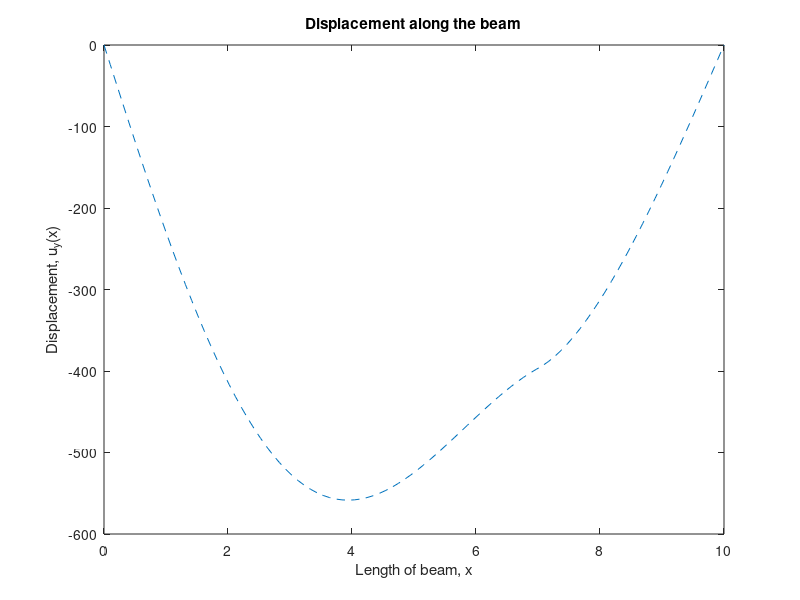

Source code (MATLAB):
%% Applied Computational Methods (MET 4076) Summer 2018:
% Lab Assignment 1, Problem 4 (Sayali Kedari)

%% Problem Description: Calculate displacement along the beam

function lab1_prob4SRK(x)
% Inputs:
% x = length of beam

if nargin < 1
    x = 10;
end
xx = linspace(0,x);
n=length(xx);
for i=1:n
    uy(i) = -5/6.*(sing(xx(i),0,4)-sing(xx(i),5,4));
    uy(i) = uy(i) + 15/6.*sing(xx(i),8,3) + 75*sing(xx(i),7,2);
    uy(i) = uy(i) + 57/6.*(xx(i))^3 - 238.25.*xx(i);
end
plot(xx,uy,'--')
title('Displacement along the beam');
xlabel('Length of beam, x');
ylabel('Displacement, u_y(x)');

end

function s = sing(xxx,a,n)
    if xxx > a
        s = (xxx - a).^n;
    else
        s=0;
    end
end